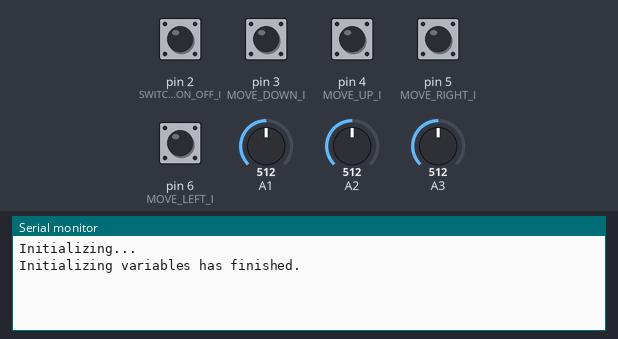
A sketch run on a simulated Arduino Leonardo, built with avr-gcc and run on an emulated ATmega32U4. Shown: the last lines printed to the serial monitor. The inputs (shaded band) are chosen by the test bench; at power-on: pin 2 (SWITCH_ON_OFF_I) HIGH, pin 3 (MOVE_DOWN_I), pin 4 (MOVE_UP_I), pin 5 (MOVE_RIGHT_I), pin 6 (MOVE_LEFT_I) LOW, A1 = 512, A2 = 512, A3 = 512. USB keyboard and mouse output is not drawn.

Above: at 2.2 s.
2.3 s: pin 2 (SWITCH_ON_OFF_I) pulled LOW for 0.15 s
At 3.3 s:
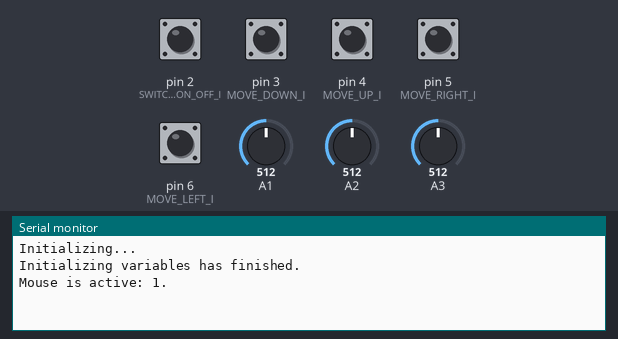
3.9 s: pin 2 (SWITCH_ON_OFF_I) pulled LOW for 1 s
At 4.7 s:
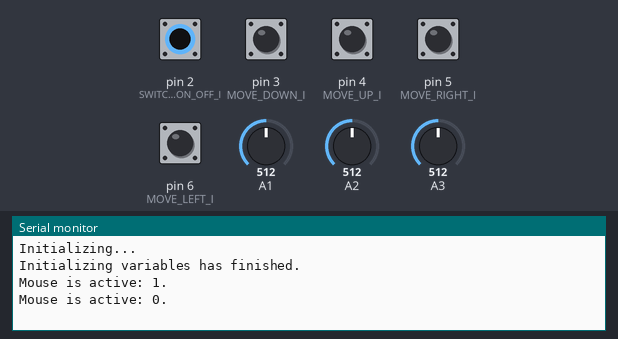

The sketch:

smart_stick.ino
```cpp
#include <Arduino.h>
#include <Mouse.h>
#include <Keyboard.h>

/*INPUT*/
#define SWITCH_ON_OFF_I 2   // button switch to turn on and off mouse control
#define MOVE_DOWN_I 3       // button to move detail down
#define MOVE_UP_I 4         // button to move detail up
#define MOVE_RIGHT_I 5      // button to move detail right
#define MOVE_LEFT_I 6       // button to move detail left
#define X_AXIS_ZOOM_I A0    // joystick X axis (zoom)
#define Y_AXIS_ZOOM_I A1    // joystick Y axis (zoom)
#define X_AXIS_INCLINE_I A2 // joystick X axis (incline)
#define Y_AXIS_INCLINE_I A3 // joystick Y axis (incline)

/*PARAMS*/
#define RANGE_INCLINE 8                     // output RANGE_INCLINE of X or Y incline
#define THRESHOLD_INCLINE RANGE_INCLINE / 4 // resting THRESHOLD_INCLINE
#define CENTER_INCLINE RANGE_INCLINE / 2    // resting position value
#define RANGE_ZOOM 8                        // output RANGE_ZOOM of zoom
#define THRESHOLD_ZOOM RANGE_ZOOM / 4       // resting THRESHOLD_ZOOM
#define CENTER_ZOOM RANGE_ZOOM / 2          // resting position value
#define STEP_MOVE 4                         // step amount for X or Y movement
#define RESPONSE_DELAY 5                    // response delay of the mouse, in ms
#define SENSITIVITY 2                       // higher sensitivity value = slower mouse
#define LEFT_STEPS_ITERATION_QTY 11         // iterations quantity to reach left end of the screen
#define UP_STEPS_ITERATION_QTY 7            // iterations quantity to reach left upper corner of the screen
#define RIGHT_STEPS_ITERATION_QTY 5         // iterations quantity to reach upper ~center of the screen
#define DOWN_STEPS_ITERATION_QTY 3          // iterations quantity to reach ~center of the screen

/*MOUSE*/
#define MOUSE_LEFT_KEY MOUSE_LEFT     // MOUSE_LEFT key
#define MOUSE_RIGHT_KEY MOUSE_RIGHT   // MOUSE_RIGHT key
#define MOUSE_MIDDLE_KEY MOUSE_MIDDLE // MOUSE_MIDDLE key

/*KEYS*/
#define PAGE_DOWN_KEY KEY_PAGE_DOWN   // KEY_PAGE_DOWN key
#define PAGE_UP_KEY KEY_PAGE_UP       // KEY_PAGE_UP key
#define ESC_KEY KEY_ESC               // ESC key
#define LEFT_SHIFT_KEY KEY_LEFT_SHIFT // KEY_LEFT_SHIFT key
#define F3_KEY KEY_F3                 // zoom view
#define F4_KEY KEY_F4                 // rotate view
#define F6_KEY KEY_F6                 // home view

bool deviceIsActive = false;     // whether or not to control the mouse
bool keyboardIsActive = false;   // whether or not to control the keyboard
bool lastSwitchOnOffState = LOW; // previous ON\OFF switch state
bool lastMoveDownState = LOW;    // previous move down state
bool lastMoveUpState = LOW;      // previous move up state
bool lastMoveRightState = LOW;   // previous move right state
bool lastMoveLeftState = LOW;    // previous move left state
bool wasMoved = false;

void setup()
{
    Serial.begin(9600);
    while (Serial.available())
        ;

    Serial.println("Initializing...");

    pinMode(SWITCH_ON_OFF_I, INPUT); // the ON\OFF switch pin
    pinMode(MOVE_DOWN_I, INPUT);     // the move down pin
    pinMode(MOVE_UP_I, INPUT);       // the move up pin
    pinMode(MOVE_RIGHT_I, INPUT);    // the move right pin
    pinMode(MOVE_LEFT_I, INPUT);     // the move left pin

    digitalWrite(SWITCH_ON_OFF_I, HIGH); // Pull button select pin high

    delay(1000); // short delay to let outputs settle

    Serial.println("Initializing variables has finished.");

    // take control of the mouse:
    Mouse.begin();
    // take control of the keyboard:
    Keyboard.begin();
}

/*
  reads an axis (0 or 1 for x or y) and scales the analog input RANGE_INCLINE to a RANGE_INCLINE from 0 to <RANGE_INCLINE>
*/
int readAxis(int thisAxis,
             int range,
             int center,
             int threshold)
{
    // read the analog input
    int reading = analogRead(thisAxis);

    // map the reading from the analog input range to the output range
    reading = map(reading, 0, 1023, 0, range);

    // if the output reading is outside from the rest position threshold, use it
    int distance = reading - center;

    // do not move if distance is less then <threshold>
    if (abs(distance) < threshold)
    {
        distance = 0;
    }

    return distance;
}

bool debounce(bool last,
              int btn)
{
    bool current = digitalRead(btn);
    if (last != current)
    {
        delay(5);
        current = digitalRead(btn);
    }

    return current;
}

void toConsoleMouseState(bool deviceIsActive)
{
    Serial.print("Mouse is active: ");
    Serial.print(deviceIsActive);
    Serial.println(".");
}

void toConsoleKeyboardState(bool keyboardIsActive)
{
    Serial.print("Mouse is active: ");
    Serial.print(keyboardIsActive);
    Serial.println(".");
}

void loop()
{
    // debounced value of button (pressed or released)
    bool switchOnOffState = debounce(lastSwitchOnOffState, SWITCH_ON_OFF_I);

    // device ON\OFF state
    if (switchOnOffState != lastSwitchOnOffState && switchOnOffState == LOW)
    {
        deviceIsActive = !deviceIsActive;
        toConsoleMouseState(deviceIsActive);

        // keyboardIsActive = !keyboardIsActive;
        // toConsoleKeyboardState(keyboardIsActive);
    }

    // if the mouse control state is active, move the mouse
    if (deviceIsActive)
    {
        // read and scale axes
        bool moveDownState = debounce(lastMoveDownState, MOVE_DOWN_I);
        bool moveUpState = debounce(lastMoveUpState, MOVE_UP_I);
        bool moveRightState = debounce(lastMoveRightState, MOVE_RIGHT_I);
        bool moveLeftState = debounce(lastMoveLeftState, MOVE_LEFT_I);
        // int xZoomReading = readAxis(X_AXIS_ZOOM_I, RANGE_ZOOM, CENTER_ZOOM, THRESHOLD_ZOOM);
        int yZoomReading = readAxis(Y_AXIS_ZOOM_I, RANGE_ZOOM, CENTER_ZOOM, THRESHOLD_ZOOM);
        int xInclineReading = readAxis(X_AXIS_INCLINE_I, RANGE_INCLINE, CENTER_INCLINE, THRESHOLD_INCLINE);
        int yInclineReading = readAxis(Y_AXIS_INCLINE_I, RANGE_INCLINE, CENTER_INCLINE, THRESHOLD_INCLINE);
        int xMoveBtnReading = 0;
        int yMoveBtnReading = 0;

        if (moveDownState)
        {
            yMoveBtnReading = STEP_MOVE;
        }
        if (moveUpState)
        {
            yMoveBtnReading = -STEP_MOVE;
        }
        if (moveRightState)
        {
            xMoveBtnReading = STEP_MOVE;
        }
        if (moveLeftState)
        {
            xMoveBtnReading = -STEP_MOVE;
        }

        if (yZoomReading != 0)
        {
            // Serial.print("Zoom step: ");
            // Serial.print(yZoomReading);
            // Serial.println(".");

            Mouse.move(0, 0, (signed char) yZoomReading / 2);

            wasMoved = true;
        }
        else if (xInclineReading != 0 || yInclineReading != 0)
        {
            // Serial.print("Incline steps: x=");
            // Serial.print(xInclineReading);
            // Serial.print(", y=");
            // Serial.print(yInclineReading);
            // Serial.println(".");

            Keyboard.press(LEFT_SHIFT_KEY);
            Mouse.press(MOUSE_MIDDLE_KEY);
            Mouse.move(xInclineReading, yInclineReading, 0);

            // Keyboard.press(F4_KEY);
            // Mouse.press(MOUSE_LEFT);
            // Mouse.move(xInclineReading, yInclineReading, 0);

            wasMoved = true;
        }
        else if (xMoveBtnReading != 0 || yMoveBtnReading != 0)
        {
            // Serial.print("Move steps: x=");
            // Serial.print(xMoveBtnReading);
            // Serial.print(", y=");
            // Serial.print(yMoveBtnReading);
            // Serial.println(".");

            Mouse.press(MOUSE_MIDDLE_KEY);
            Mouse.move(xMoveBtnReading, yMoveBtnReading, 0);

            wasMoved = true;
        }
        else if (wasMoved)
        {
            Keyboard.releaseAll();
            Mouse.release(MOUSE_MIDDLE_KEY);
            Mouse.release(MOUSE_LEFT);
            Keyboard.write(ESC_KEY);

            /*
            * returm mouse to the ~center of the screen
            * step range: -128 to 127
            */
            //move mouse left to the end of the screen
            for (int a = 0; a < LEFT_STEPS_ITERATION_QTY; a++)
            {
                Mouse.move(-128, 0, 0);
            }
            //move mouse up to the left upper corner of the screen
            for (int a = 0; a < UP_STEPS_ITERATION_QTY; a++)
            {
                Mouse.move(0, -128, 0);
            }
            //move mouse right to the upper ~center of the screen
            for (int a = 0; a < RIGHT_STEPS_ITERATION_QTY; a++)
            {
                Mouse.move(127, 0, 0);
            }
            //move mouse down to the ~center of the screen
            for (int a = 0; a < DOWN_STEPS_ITERATION_QTY; a++)
            {
                Mouse.move(0, 127, 0);
            }

            wasMoved = false;
        }
    }

    // save current buttons states to use on the next loop
    lastSwitchOnOffState = switchOnOffState;

    delay(RESPONSE_DELAY);
}
```

Measured:
- after the input at 2.3 s, the serial monitor: prints a new line at once (image 1)
- after the input at 3.9 s, the serial monitor: prints a new line at once (image 2)
